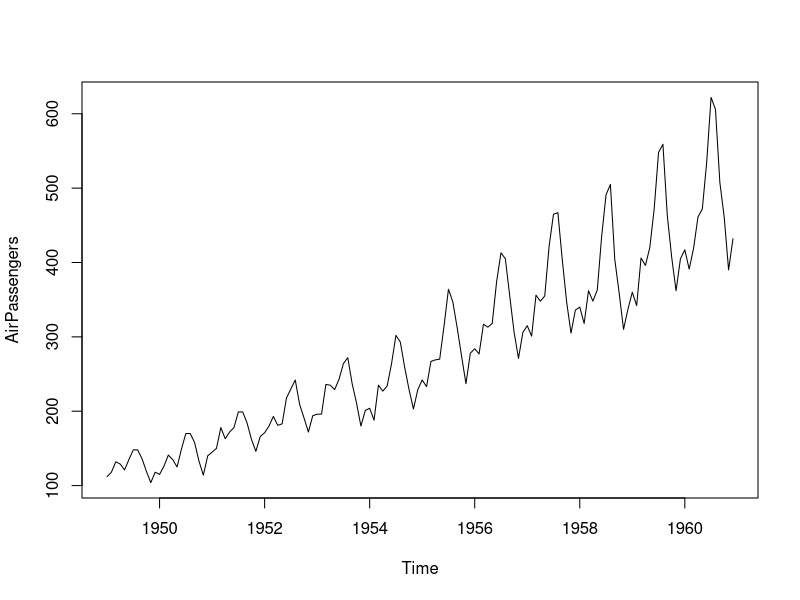
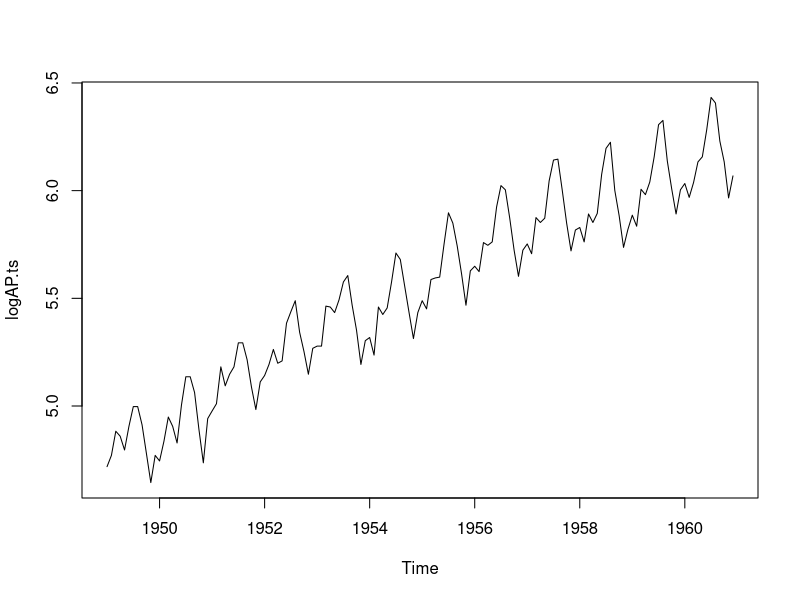
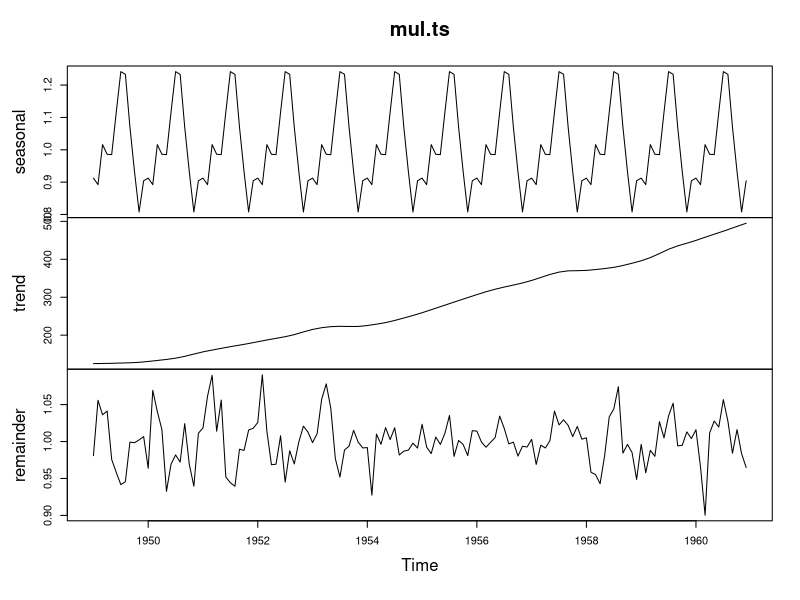
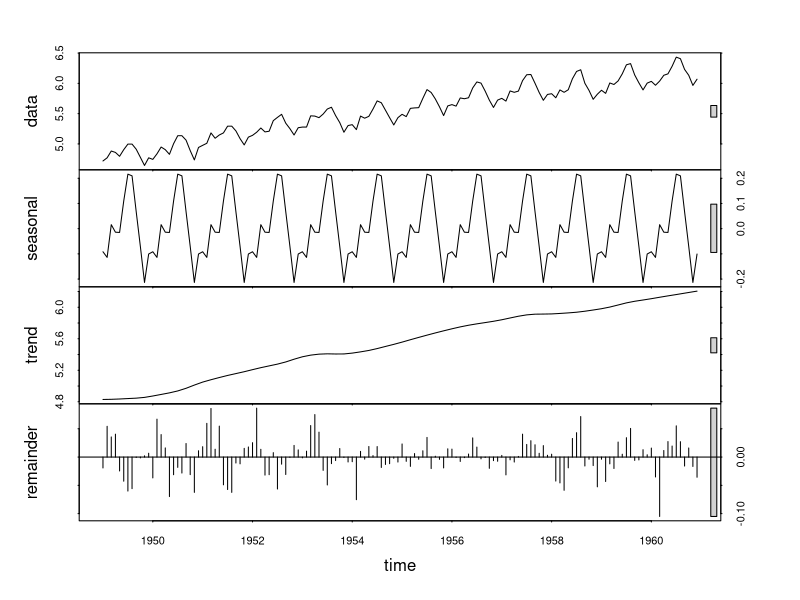
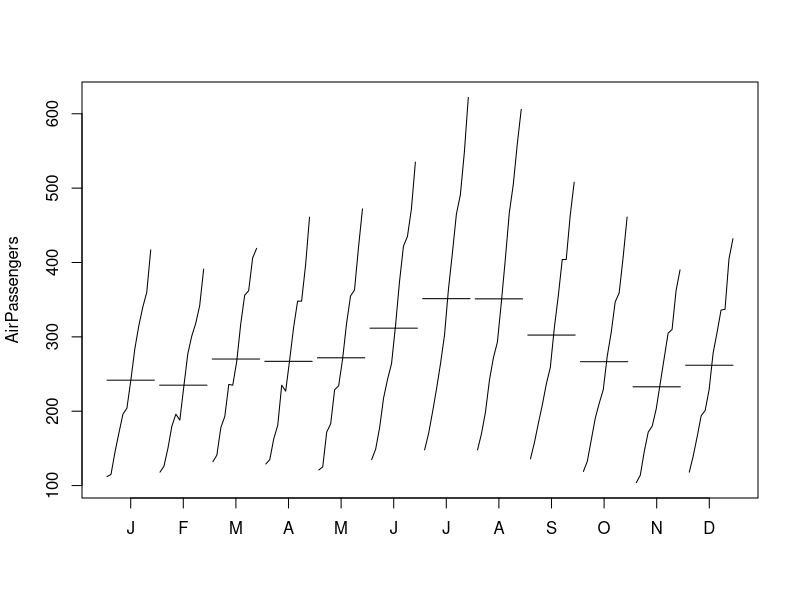

Reproduce these figures in R, in order. (Note: this script raises an error after producing the figures.)

#-----------------------------------------------------
# 요소분해법 (decomposition of time-series)
#    = 계절분해 (Seasonal decomposition)
#-----------------------------------------------------
# 계절성이 있는 시계열(Monthly or Quarterly 같은)은, 
#   (1) 추세(trend) 성분, (2) 계절(seasonal) 성분, 
#   (3) 불규칙(오차, irregular/error/random) 성분
# 으로 분해가능.
# ---------------------
# (1) 추세(trend) 성분
#   - 시간에 따른, 변화를 포착.
# (2) 계절(seasonal) 성분
#   - 연간 순환효과(=주기성)를 포착
# (3) 불규칙(=오차, irregular/error/random) 성분
#   - 추세(trend)나 계절(seasonality) 효과로 기술할 수 없는,
#     효과를 포착
#---------------------
# (요소)분해는, 아래의 두가지 방법 중 하나를 적용 :
#   - 가법(additive) 모델
#   - 승법(multiplicative) 모델
#---------------------
# (1) 가법 모델(Additive model)
#   - 시계열 값(관측치)을, 성분들의 합으로, 
#     아래 식으로 표현 :
#
#       (특정시점의) 관측치(Y) = (특정시점의) 추세 + 
#                                (특정시점의) 계절 +
#                                (특정시점의) 불규칙
#
#       * 주의: 위 식의 성분들이 가법(+, 덧셈)으로 구성                             
#   - 위 식에서, 시간t에서의 관측치(Y)는, 
#     시간t의 추세(trend effect)와
#     시간t에서의 계절효과(seasonal effect) 그리고 시간t에서의
#     불규칙효과(irregular effect)의 합(sum)이 됨
#   - 구성 성분들의 효과가 가법적으로 발생. 여기서, 가법적이라 함은,
#     구성 성분들의 효과가 만들어내는 변이(=변동의 크기)가, 
#     '양적으로' 증가함을 의미
#   - 예: 10년간 모터사이클의 월간 판매액에 대한 시계열 자료에서,
#         계절효과(seasonal effect)로, 모터사이클의 월별 판매대수가
#         11월 ~ 12월 사이에, 500대 증가, 다음해 1월 200대 감소
#---------------------
# (2) 승법 모델(Multiplicative model)
#   - 시계열 값(관측치)을, 성분들의 곱(x, multiply)으로, 
#     아래 식으로 표현 :
#
#       (특정시점의) 관측치(Y) = (특정시점의) 추세 x 
#                                (특정시점의) 계절 x
#                                (특정시점의) 불규칙
#
#       * 주의: 위 식의 성분들이 승법(x, 곱셈)으로 구성                             
#   - 위 식에서, 시간t에서의 관측치(Y)는, 
#     시간t의 추세(trend effect)와
#     시간t에서의 계절효과(seasonal effect) 그리고 시간t에서의
#     불규칙효과(irregular effect)의 곱(multiply)이 됨
#   - 구성 성분들의 효과가 승법적으로 발생. 여기서, 승법적이라 함은,
#     구성 성분들의 효과가 만들어내는 변이(=변동의 크기)가, 
#     '비례적으로' 증가함을 의미
#   - 예: 10년간 모터사이클의 월간 판매액에 대한 시계열 자료에서,
#         계절효과(seasonal effect)로, 모터사이클의 월별 판매대수가
#         11월 ~ 12월 사이에, 20% 증가, 다음해 1월 10% 감
#---------------------
# 따라서, 한 시계열은, 위의 3가지 성분들의 여러조합으로 구성가능.
# 예를들면,
#   - ts1 : No Trend + No Seasonal + Irregular
#   - ts2 : Trend + Irregular
#   - ts3 : Trend + Seasonal + Irregular
#---------------------
#
# 요소분해(=계절분해) 지원함수
#   (1) stl{stats} function : loess 평활법(loess smoothing)
#       - Seasonal Decomposition of Time Series by Loess
#       - Decompose a time series into 
#         seasonal, trend and irregular components using loess, 
#         acronym STL.
#       - 가법모델(additive model)만 다룰 수 있음
#       - 승법모델(multiplicative model)이 필요한 경우 -> 
#         로그변환(-> 가법모델로 관측치 변환효과, 예: log(ts) ) 후, 
#         가법모델로 요소분해 수행
#
#          log(Y[t]) = log( trend[t] * seasonal[t] * irregular[t] )
#                    = log(trend[t]) + log(seasonal[t]) + log(irregular[t])
#
#       - function prototype :
#           > stl( x = ts, s.window = , t.window = )
#             * x (필수) : 분해할 시계열 객체
#             * s.window (필수) : 시간에 따른, 계절효과의 속도조절
#                   값이 작을수록, 보다 빠른 변화 허용
#                   the span (in lags) of loess window 
#                   for seasonal extraction.
#                   보통 'periodic' 문자열 지정 -> 
#                         계절효과를 연도별로 동일하게 설정
#             * t.window (옵션) : 시간에 따른, 추세효과의 속도조절
#                   값이 작을수록, 보다 빠른 변화 허용
#                   the span (in lags) of the loess window 
#                   for trend extraction.
#                   보통 '생략'.
#
#   (2) decompose{stats} function : MA 평활법 (Moving average)
#       - Classical Seasonal Decomposition by Moving Averages
#       - Decompose a time series into seasonal, trend and irregular 
#         components using moving averages. 
#         Deals with 'additive' or 'multiplicative' seasonal component.
#       - function prototype :
#           > decompose( x = ts, type = , filter = NULL)
#             * x (필수) : 
#             * type (선택) : "additive" 또는 "multiplicative"으로 지정
#             * filter (선택) : 보통 '생략'
#---------------------
#

# 요소분해 사례1 : AirPassengers{datasets}
#                  Monthly Airline Passenger Numbers 1949-1960.
graphics.off()

library(forecast)

# 시간변화(=수준)에 따른, 변동폭이 증가 -> 승법모델 시사
# 따라서, stl{stats} 함수(가법모델만 지원)를 이용한 요소분해를 위해,
# 시계열 자료에 대하여, 로그변환(log함수적용)을 통해, 
# 승법모델에 맞게 자료변환 후, 요소분해 수행
ts.plot(AirPassengers)
# plot(AirPassengers)

# 로그변환 후, 분산이 안정적이며, 가법모델 기반의 요소분해가
# 적합한 방법임을 시사
( logAP.ts <- log(AirPassengers) )
ts.plot(logAP.ts)
# plot(logAP.ts)

# 가법모델(additive model)기반의 요소분해(=계절분해) 수행
( sfit <- stl(x = logAP.ts, s.window = 'periodic') )
class(sfit); mode(sfit); str(sfit);
names(sfit)

# 가법모델 객체안의 $time.series 에, 
# 요소분해 결과 시계열이 들어있음
head(sfit$time.series)

# 로그변환(=가법모델위해) -> 다시 원래단위값으로 역변환(승법모델)
# 정리: log(ts) -> 요소분해 -> exp(ts) -> 원래단위값으로 역변환
# 요소분해결과를 변수로 저장
( mul.ts <- exp(sfit$time.series) )

# 요소분해(=계절분해) 결과의 시각화
plot(mul.ts)
plot(sfit)

#------------------------------------
# 요소분해 결과분석
#------------------------------------
# 1. 추세(trend)는 감소없이 증가
# 2. 계절효과(seasonal)는, 여름에 승객이 훨씬 많음 시사
#------------------------------------

#------------------------------------
# 기타 유용한 시계열 플롯 함수
#   1) monthplot{stats}
#   2) seasonPlot{forecast}
#------------------------------------

# 월별 평균과 함께, 월별 하위 계열 보여줌
# 분석결과: 추세는, 대체로 매월 유사한 패턴으로 증가
monthplot(x = AirPassengers)

# 팔레트 목록 중 하나를 직접 선택하여, 팔레트객체 생성
library(colorspace)
pal <- choose_palette()

# 연도의 하위계열을 보여줌
# 분석결과: 해마다 승객 증가, 연도별로 동일한 패턴을 따름
seasonplot(x = AirPassengers, year.labels = TRUE, col = pal(12))

#---------------------------
# 지정된 모델(additive/multiplicative model)기반의 
# 요소분해(=계절분해) 수행
( dfit <- decompose(x = USAccDeaths, type = 'multiplicative') )

class(dfit); mode(dfit); str(dfit);
names(dfit)

# 요소분해(=계절분해) 결과의 시각화
plot(dfit)

plot(dfit$seasonal)
plot(dfit$trend)
plot(dfit$random)
#------------------------
# 월별평균과 함께, 월별 하위계열 보여줌
# 분석결과: 추세는, 대체로 7월에 사고로 인한 죽음이 가장 높음
# The monthly totals of accidental deaths in the USA
# The values for the first six months of 1979
monthplot(x = USAccDeaths)

# 팔레트 목록 중 하나를 직접 선택하여, 팔레트객체 생성
library(colorspace)
pal <- choose_palette()

# 연도의 하위계열을 보여줌
# 분석결과: 1973년도 7월에 가장 높은 사고사를 보임. 또한,
#           대체로 매해, 7월 여름에 가장 높은 사고사를 보임
#           매해 연초가 가장 사고사가 낮음
seasonplot(x = USAccDeaths, year.labels = TRUE, col = pal(12))
